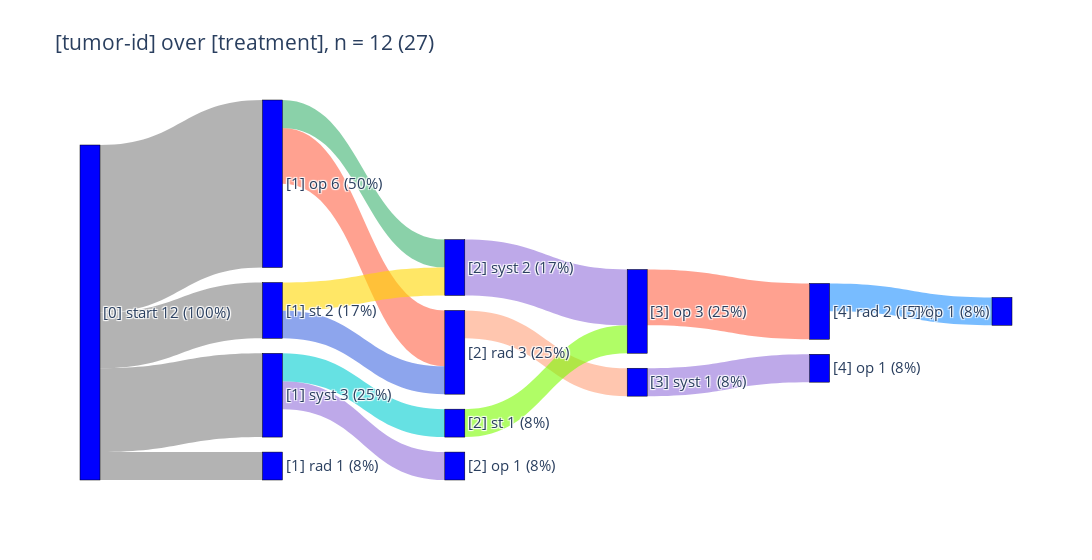

Notebook cell for this chart:
### Code cell
pls.plot_sankey(
    width=2000,
    font_size=15,
    # renderer="png",
)

### Figure 1 — Plotly figure (JSON) as saved in the notebook; plotly's stock layout.template omitted (floating-point values rounded to 4 significant figures)
{"data": [{"link": {"color": ["rgba(128, 128, 128, 0.6)", "rgba(128, 128, 128, 0.6)", "rgba(128, 128, 128, 0.6)", "rgba(128, 128, 128, 0.6)", "rgba(255, 99, 71, 0.6)", "rgba(60, 179, 113, 0.6)", "rgba(65, 105, 225, 0.6)", "rgba(255, 215, 0, 0.6)", "rgba(147, 112, 219, 0.6)", "rgba(0, 206, 209, 0.6)", "rgba(255, 160, 122, 0.6)", "rgba(124, 252, 0, 0.6)", "rgba(147, 112, 219, 0.6)", "rgba(255, 99, 71, 0.6)", "rgba(147, 112, 219, 0.6)", "rgba(30, 144, 255, 0.6)"], "source": [0, 0, 0, 0, 1, 1, 3, 3, 4, 4, 6, 7, 8, 9, 10, 12], "target": [1, 2, 3, 4, 6, 8, 6, 8, 5, 7, 10, 9, 9, 12, 11, 13], "value": [6, 1, 2, 3, 2, 1, 1, 1, 1, 1, 1, 1, 2, 2, 1, 1]}, "node": {"align": "left", "color": "blue", "label": ["[0] start 12 (100%)", "[1] op 6 (50%)", "[1] rad 1 (8%)", "[1] st 2 (17%)", "[1] syst 3 (25%)", "[2] op 1 (8%)", "[2] rad 3 (25%)", "[2] st 1 (8%)", "[2] syst 2 (17%)", "[3] op 3 (25%)", "[3] syst 1 (8%)", "[4] op 1 (8%)", "[4] rad 2 (17%)", "[5] op 1 (8%)"], "line": {"color": "black", "width": 0.5}, "pad": 15, "thickness": 20}, "type": "sankey"}], "layout": {"font": {"size": 15}, "title": {"text": "[tumor-id] over [treatment], n = 12 (27)"}, "width": 2000}}
